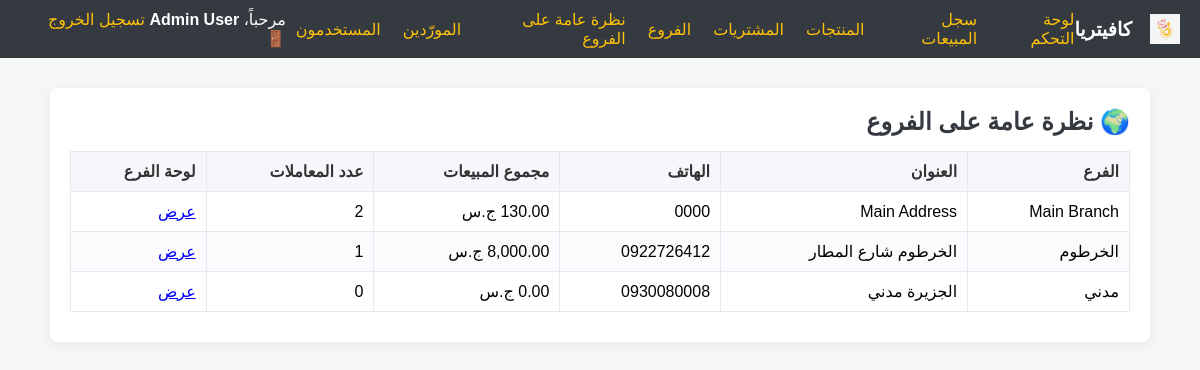
The app's page /dashboard_all_branches.php (signed in) with its own data.
### tables this page shows
CREATE TABLE `branches` (
  `branch_id` int(10) UNSIGNED NOT NULL,
  `name` varchar(255) NOT NULL,
  `address` varchar(500) DEFAULT NULL,
  `phone` varchar(50) DEFAULT NULL,
  `created_at` datetime NOT NULL DEFAULT current_timestamp()
);

### dashboard_all_branches.php (the view, shortened to what this page needs)
<?php
require_once 'auth_check.php';
$sql = "SELECT b.branch_id, b.name, b.address, b.phone, COALESCE(SUM(s.total_amount), 0) AS total_sales, COUNT(s.sale_id) AS total_transactions
        FROM branches b
        LEFT JOIN sales s ON s.branch_id = b.branch_id
        GROUP BY b.branch_id
        ORDER BY b.name";
$res = $conn->query($sql);
$branches = [];
if ($res) { while($r = $res->fetch_assoc()) $branches[] = $r; $res->free(); }
?>
<!DOCTYPE html>
<html lang="ar" dir="rtl">
<head>
    <link rel="stylesheet" href="assets/css/app.css">
</head>
<body>
<?php require_once 'includes/admin_header.php'; ?>
<div class="container">
    <h2>🌍 نظرة عامة على الفروع</h2>
    <?php if (empty($branches)): ?>
        <p>لا توجد فروع مسجلة.</p>
    <?php else: ?>
        <table class="table" border="1" cellpadding="6" style="border-collapse:collapse">
            <thead><tr><th>الفرع</th><th>العنوان</th><th>الهاتف</th><th>مجموع المبيعات</th><th>عدد المعاملات</th><th>لوحة الفرع</th></tr></thead>
            <tbody>
                <?php foreach ($branches as $b): ?>
                    <tr>
                        <td><?php echo htmlspecialchars($b['name']); ?></td>
                        <td><?php echo htmlspecialchars($b['address']); ?></td>
                        <td><?php echo htmlspecialchars($b['phone']); ?></td>
                        <td><?php echo number_format($b['total_sales'], 2); ?> ج.س</td>
                        <td><?php echo intval($b['total_transactions']); ?></td>
                        <td><a href="dashboard_branch.php?branch_id=<?php echo intval($b['branch_id']); ?>">عرض</a></td>
                    </tr>
                <?php endforeach; ?>
            </tbody>
        </table>
    <?php endif; ?>
</div>
</body>
</html>

### assets/css/app.css (style rules this page uses)
* { box-sizing: border-box; }
html, body { height: 100%; }
body { font-family: Tahoma, Arial, sans-serif; margin: 0; padding: 0; background: #f4f7f6; direction: rtl; }
.container { max-width: 1100px; margin: 30px auto; padding: 20px; background: #fff; border-radius: 8px; box-shadow: 0 4px 14px rgba(0,0,0,0.06); }
h1, h2 { margin: 0 0 15px 0; color: #343a40; }
table { width: 100%; border-collapse: collapse; margin: 10px 0; }
table th, table td { padding: 10px; border: 1px solid #e7e7ee; text-align: right; }
table th { background-color:#f6f6fb; color: #333; }
tr:nth-child(even) { background-color: #fbfbfd; }

### records on screen
branches: name "Main Branch", address "Main Address", phone "0000", total_transactions "2"
branches: name "الخرطوم", address "الخرطوم شارع المطار", phone "0922726412", total_sales "8,000.00", total_transactions "1"
branches: name "مدني", address "الجزيرة مدني", phone "0930080008", total_sales "0.00", total_transactions "0"

### other values on screen
RESTAURANT_NAME "كافيتريا"
$_SESSION['full_name'] "Admin User"
